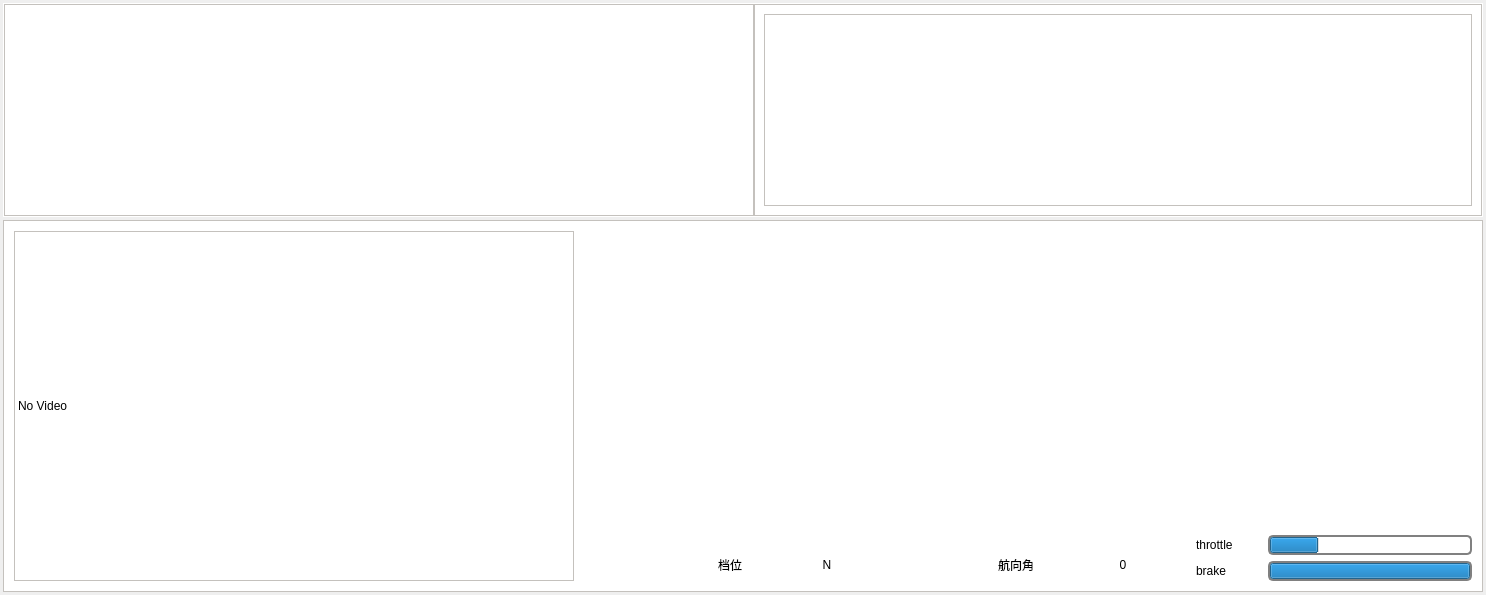
          <widget class="QWidget" name="tab_status">
           <attribute name="title">
            <string>基本</string>
           </attribute>
           <layout class="QVBoxLayout" name="verticalLayout_13">
            <property name="spacing">
             <number>3</number>
            </property>
            <property name="leftMargin">
             <number>3</number>
            </property>
            <property name="topMargin">
             <number>3</number>
            </property>
            <property name="rightMargin">
             <number>3</number>
            </property>
            <property name="bottomMargin">
             <number>3</number>
            </property>
            <item>
             <widget class="QGroupBox" name="groupBox_12">
              <property name="sizePolicy">
               <sizepolicy hsizetype="MinimumExpanding" vsizetype="Preferred">
                <horstretch>0</horstretch>
                <verstretch>0</verstretch>
               </sizepolicy>
              </property>
              <property name="minimumSize">
               <size>
                <width>300</width>
                <height>0</height>
               </size>
              </property>
              <property name="styleSheet">
               <string notr="true">background-color: rgb(255, 255, 255);
border:1px solid rgb(255,255,255);</string>
              </property>
              <property name="title">
               <string/>
              </property>
              <layout class="QHBoxLayout" name="horizontalLayout_14">
               <property name="spacing">
                <number>0</number>
               </property>
               <property name="leftMargin">
                <number>0</number>
               </property>
               <property name="topMargin">
                <number>0</number>
               </property>
               <property name="rightMargin">
                <number>0</number>
               </property>
               <property name="bottomMargin">
                <number>0</number>
               </property>
               <item>
                <layout class="QHBoxLayout" name="horizontalLayout_7">
                 <item>
                  <widget class="QGroupBox" name="groupBox_4">
                   <property name="minimumSize">
                    <size>
                     <width>750</width>
                     <height>0</height>
                    </size>
                   </property>
                   <property name="maximumSize">
                    <size>
                     <width>16777215</width>
                     <height>16777215</height>
                    </size>
                   </property>
                   <property name="styleSheet">
                    <string notr="true">background-color: rgb(255, 255, 255);
border:1px solid rgb(196,193,189);</string>
                   </property>
                   <property name="title">
                    <string/>
                   </property>
                   <layout class="QGridLayout" name="gridLayout_4">
                    <property name="leftMargin">
                     <number>9</number>
                    </property>
                    <property name="topMargin">
                     <number>6</number>
                    </property>
                    <item row="0" column="0">
                     <layout class="QVBoxLayout" name="verticalLayout_build_map">
                      <property name="sizeConstraint">
                       <enum>QLayout::SetMaximumSize</enum>
                      </property>
                     </layout>
                    </item>
                   </layout>
                  </widget>
                 </item>
                 <item>
                  <widget class="QGroupBox" name="groupBox_6">
                   <property name="sizePolicy">
                    <sizepolicy hsizetype="Expanding" vsizetype="Expanding">
                     <horstretch>0</horstretch>
                     <verstretch>0</verstretch>
                    </sizepolicy>
                   </property>
                   <property name="styleSheet">
                    <string notr="true">background-color: rgb(255, 255, 255);
border:1px solid rgb(196,193,189);</string>
                   </property>
                   <property name="title">
                    <string/>
                   </property>
                   <layout class="QGridLayout" name="gridLayout_7">
                    <item row="0" column="0">
                     <layout class="QGridLayout" name="gridLayout_3">
                      <property name="verticalSpacing">
                       <number>6</number>
                      </property>
                      <item row="0" column="0">
                       <widget class="QGraphicsView" name="graphicsView">
                        <property name="sizePolicy">
                         <sizepolicy hsizetype="Expanding" vsizetype="Expanding">
                          <horstretch>0</horstretch>
                          <verstretch>0</verstretch>
                         </sizepolicy>
                        </property>
                        <property name="styleSheet">
                         <string notr="true"/>
                        </property>
                       </widget>
                      </item>
                     </layout>
                    </item>
                   </layout>
                  </widget>
                 </item>
                </layout>
               </item>
              </layout>
             </widget>
            </item>
            <item>
             <widget class="QGroupBox" name="groupBox_8">
              <property name="styleSheet">
               <string notr="true">background-color: rgb(255, 255, 255);
border:1px solid rgb(196,193,189);</string>
              </property>
              <property name="title">
               <string/>
              </property>
              <property name="checkable">
               <bool>false</bool>
              </property>
              <layout class="QHBoxLayout" name="horizontalLayout_20">
               <property name="spacing">
                <number>0</number>
               </property>
               <property name="leftMargin">
                <number>0</number>
               </property>
               <property name="topMargin">
                <number>0</number>
               </property>
               <property name="rightMargin">
                <number>0</number>
               </property>
               <property name="bottomMargin">
                <number>0</number>
               </property>
               <item>
                <widget class="QGroupBox" name="groupBox_10">
                 <property name="maximumSize">
                  <size>
                   <width>16777215</width>
                   <height>16777215</height>
                  </size>
                 </property>
                 <property name="autoFillBackground">
                  <bool>false</bool>
                 </property>
                 <property name="styleSheet">
                  <string notr="true">background-color: rgb(255, 255, 255);
border:1px solid rgb(255,255,255);</string>
                 </property>
                 <property name="title">
                  <string/>
                 </property>
                 <layout class="QHBoxLayout" name="horizontalLayout_21">
                  <item>
                   <widget class="QLabel" name="label_video0">
                    <property name="minimumSize">
                     <size>
                      <width>560</width>
                      <height>350</height>
                     </size>
                    </property>
                    <property name="maximumSize">
                     <size>
                      <width>560</width>
                      <height>350</height>
                     </size>
                    </property>
                    <property name="autoFillBackground">
                     <bool>false</bool>
                    </property>
                    <property name="styleSheet">
                     <string notr="true">background-color: rgb(255, 255, 255);
border:1px solid rgb(196,193,189);</string>
                    </property>
                    <property name="text">
                     <string>No Video</string>
                    </property>
                    <property name="margin">
                     <number>0</number>
                    </property>
                   </widget>
                  </item>
                  <item>
                   <layout class="QVBoxLayout" name="verticalLayout">
                    <property name="topMargin">
                     <number>0</number>
                    </property>
                    <property name="bottomMargin">
                     <number>0</number>
                    </property>
                    <item>
                     <widget class="QWidget" name="widget_speed_x" native="true">
                      <property name="minimumSize">
                       <size>
                        <width>300</width>
                        <height>300</height>
                       </size>
                      </property>
                      <property name="maximumSize">
                       <size>
                        <width>16777215</width>
                        <height>16777215</height>
                       </size>
                      </property>
                      <property name="layoutDirection">
                       <enum>Qt::LeftToRight</enum>
                      </property>
                      <property name="styleSheet">
                       <string notr="true"/>
                      </property>
                     </widget>
                    </item>
                    <item>
                     <layout class="QHBoxLayout" name="horizontalLayout">
                      <item>
                       <widget class="QLabel" name="label_7">
                        <property name="minimumSize">
                         <size>
                          <width>32</width>
                          <height>32</height>
                         </size>
                        </property>
                        <property name="maximumSize">
                         <size>
                          <width>32</width>
                          <height>32</height>
                         </size>
                        </property>
                        <property name="text">
                         <string/>
                        </property>
                        <property name="pixmap">
                         <pixmap resource="../resources/images.qrc">:/images/speed.png</pixmap>
                        </property>
                       </widget>
                      </item>
                      <item>
                       <widget class="QLabel" name="label_4">
                        <property name="maximumSize">
                         <size>
                          <width>80</width>
                          <height>30</height>
                         </size>
                        </property>
                        <property name="text">
                         <string>档位</string>
                        </property>
                        <property name="alignment">
                         <set>Qt::AlignCenter</set>
                        </property>
                       </widget>
                      </item>
                      <item>
                       <widget class="QLabel" name="label_gear_status">
                        <property name="maximumSize">
                         <size>
                          <width>30</width>
                          <height>30</height>
                         </size>
                        </property>
                        <property name="text">
                         <string>N</string>
                        </property>
                        <property name="textFormat">
                         <enum>Qt::AutoText</enum>
                        </property>
                        <property name="alignment">
                         <set>Qt::AlignCenter</set>
                        </property>
                       </widget>
                      </item>
                     </layout>
                    </item>
                   </layout>
                  </item>
                  <item>
                   <layout class="QVBoxLayout" name="verticalLayout_3">
                    <item>
                     <widget class="QWidget" name="yaw" native="true">
                      <property name="minimumSize">
                       <size>
                        <width>300</width>
                        <height>300</height>
                       </size>
                      </property>
                      <property name="layoutDirection">
                       <enum>Qt::LeftToRight</enum>
                      </property>
                      <property name="styleSheet">
                       <string notr="true"/>
                      </property>
                     </widget>
                    </item>
                    <item>
                     <layout class="QHBoxLayout" name="horizontalLayout_12">
                      <item>
                       <widget class="QLabel" name="label_22">
                        <property name="minimumSize">
                         <size>
                          <width>32</width>
                          <height>32</height>
                         </size>
                        </property>
                        <property name="maximumSize">
                         <size>
                          <width>32</width>
                          <height>32</height>
                         </size>
                        </property>
                        <property name="text">
                         <string/>
                        </property>
                        <property name="pixmap">
                         <pixmap resource="../resources/images.qrc">:/images/speed.png</pixmap>
                        </property>
                       </widget>
                      </item>
                      <item>
                       <widget class="QLabel" name="label_23">
                        <property name="maximumSize">
                         <size>
                          <width>80</width>
                          <height>30</height>
                         </size>
                        </property>
                        <property name="text">
                         <string>航向角</string>
                        </property>
                        <property name="alignment">
                         <set>Qt::AlignCenter</set>
                        </property>
                       </widget>
                      </item>
                      <item>
                       <widget class="QLabel" name="lab_yaw">
                        <property name="maximumSize">
                         <size>
                          <width>70</width>
                          <height>30</height>
                         </size>
                        </property>
                        <property name="text">
                         <string>0</string>
                        </property>
                        <property name="alignment">
                         <set>Qt::AlignCenter</set>
                        </property>
                       </widget>
                      </item>
                     </layout>
                    </item>
                   </layout>
                  </item>
                  <item>
                   <layout class="QVBoxLayout" name="verticalLayout_4">
                    <item>
                     <widget class="QWidget" name="wheel" native="true">
                      <property name="minimumSize">
                       <size>
                        <width>280</width>
                        <height>260</height>
                       </size>
                      </property>
                     </widget>
                    </item>
                    <item>
                     <layout class="QHBoxLayout" name="horizontalLayout_2">
                      <item>
                       <widget class="QLabel" name="label_3">
                        <property name="sizePolicy">
                         <sizepolicy hsizetype="Minimum" vsizetype="Preferred">
                          <horstretch>0</horstretch>
                          <verstretch>0</verstretch>
                         </sizepolicy>
                        </property>
                        <property name="maximumSize">
                         <size>
                          <width>70</width>
                          <height>16777215</height>
                         </size>
                        </property>
                        <property name="text">
                         <string>throttle</string>
                        </property>
                       </widget>
                      </item>
                      <item>
                       <widget class="QProgressBar" name="progressBar_acc">
                        <property name="sizePolicy">
                         <sizepolicy hsizetype="Preferred" vsizetype="Preferred">
                          <horstretch>0</horstretch>
                          <verstretch>0</verstretch>
                         </sizepolicy>
                        </property>
                        <property name="maximumSize">
                         <size>
                          <width>16777215</width>
                          <height>20</height>
                         </size>
                        </property>
                        <property name="styleSheet">
                         <string notr="true">border: 2px solid grey;
border-radius: 5px;
text-align: center; 
background:white;
color: transparent;</string>
                        </property>
                        <property name="value">
                         <number>24</number>
                        </property>
                       </widget>
                      </item>
                     </layout>
                    </item>
                    <item>
                     <layout class="QHBoxLayout" name="horizontalLayout_19">
                      <item>
                       <widget class="QLabel" name="label_5">
                        <property name="sizePolicy">
                         <sizepolicy hsizetype="Minimum" vsizetype="Preferred">
                          <horstretch>0</horstretch>
                          <verstretch>0</verstretch>
                         </sizepolicy>
                        </property>
                        <property name="maximumSize">
                         <size>
                          <width>70</width>
                          <height>16777215</height>
                         </size>
                        </property>
                        <property name="text">
                         <string>brake</string>
                        </property>
                       </widget>
                      </item>
                      <item>
                       <widget class="QProgressBar" name="progressBar_brake">
                        <property name="sizePolicy">
                         <sizepolicy hsizetype="Preferred" vsizetype="Preferred">
                          <horstretch>0</horstretch>
                          <verstretch>0</verstretch>
                         </sizepolicy>
                        </property>
                        <property name="maximumSize">
                         <size>
                          <width>16777215</width>
                          <height>20</height>
                         </size>
                        </property>
                        <property name="styleSheet">
                         <string notr="true">border: 2px solid grey;
border-radius: 5px;
text-align: center; 
background:white;
color: transparent;</string>
                        </property>
                        <property name="maximum">
                         <number>1</number>
                        </property>
                        <property name="value">
                         <number>1</number>
                        </property>
                       </widget>
                      </item>
                     </layout>
                    </item>
                   </layout>
                  </item>
                 </layout>
                </widget>
               </item>
              </layout>
             </widget>
            </item>
           </layout>
          </widget>
